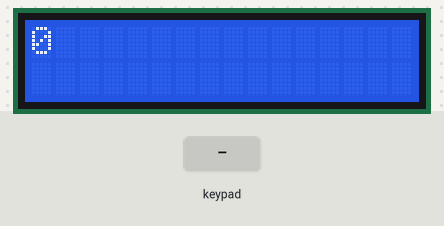
The sketch below on a simulated Arduino Mega 2560, built with avr-gcc and run on an emulated ATmega2560. Parts: 16×2 character LCD. The test bench sets the inputs (shaded band).

Above: at 1.2 s.
1.3 s: keypad keys 2 5 2 4 2 3 2 2 A pressed 0.4 s apart
At 5.4 s:
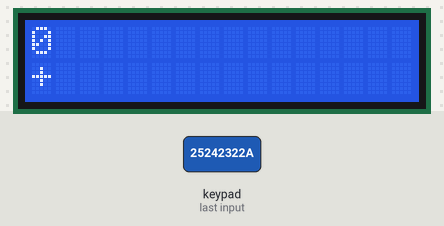
6.4 s: key 'D' pressed
At 6.9 s:
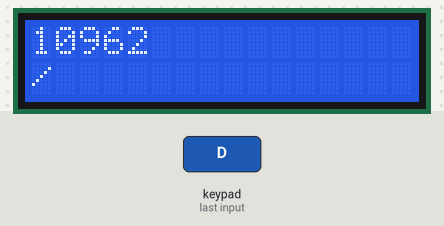
7.9 s: key 'C' pressed
At 8.2 s:
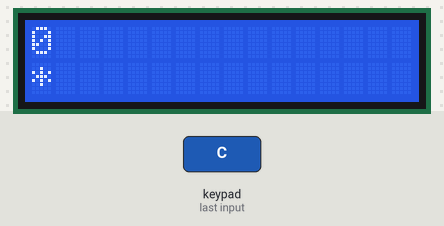
9.4 s: keypad keys 2 5 2 4 2 3 2 2 pressed 0.4 s apart
At 12.5 s:
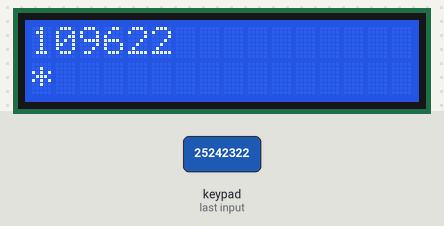
Timing chart, 0 to 14.0 s (numbered marks = the images above; inputs shaded):
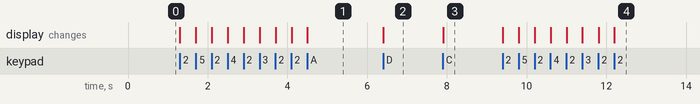

Measured:
- after the input at 1.3 s, the display: first changes at once (image 1 shows a later state)
- after the input at 6.4 s, the display: changes at once (image 2)
- after the input at 7.9 s, the display: changes at once (image 3)
- after the input at 9.4 s, the display: first changes at once (image 4 shows a later state)

The sketch:

EXE3.ino
```cpp
#include <LiquidCrystal.h>
#include <Keypad.h>

const byte ROWS = 4;
const byte COLS = 4;

char keys[ROWS][COLS] = {{'F', 'E', 'D', 'C'},
                         {'B', '3', '6', '9'},
                         {'A', '2', '5', '8'},
                         {'0', '1', '4', '7'}};

byte rowPins[ROWS] = {25, 24, 23, 22};
byte colPins[COLS] = {29, 28, 27, 26};

LiquidCrystal lcd(49, 48, 47, 43, 42, 41);
Keypad keypad = Keypad(makeKeymap(keys), rowPins, colPins, ROWS, COLS);

int temp = 0;
int numa = 0;
int numb = 0;
int nummod = 0;
int mod = 0;
int ans = 0;
int havechar = 0;

void setup()
{

    lcd.begin(16, 2);
    Serial.begin(9600);
}

void loop()
{

    char key = keypad.getKey();

    if (key != NO_KEY)
    {

        if (key == '1')
        {

            temp = 1;
            havechar = 1;
        }
        else if (key == '2')
        {

            temp = 2;
            havechar = 1;
        }
        else if (key == '3')
        {

            temp = 3;
            havechar = 1;
        }
        else if (key == '4')
        {

            temp = 4;
            havechar = 1;
        }
        else if (key == '5')
        {

            temp = 5;
            havechar = 1;
        }
        else if (key == '6')
        {

            temp = 6;
            havechar = 1;
        }
        else if (key == '7')
        {

            temp = 7;
            havechar = 1;
        }
        else if (key == '8')
        {

            temp = 8;
            havechar = 1;
        }
        else if (key == '9')
        {

            temp = 9;
            havechar = 1;
        }
        else if (key == '0')
        {

            temp = 0;
            havechar = 1;
        }

        if (key == 'A')
        {

            mod = 1;

            if (nummod == 0)
            {

                nummod = 1;
            }
            else
            {

                nummod = 0;
            }
            lcd.setCursor(0, 0);
            lcd.print("                ");
        }
        else if (key == 'B')
        {

            mod = 2;

            if (nummod == 0)
            {

                nummod = 1;
            }
            else
            {

                nummod = 0;
            }
            lcd.setCursor(0, 0);
            lcd.print("                ");
        }
        else if (key == 'C')
        {

            mod = 3;

            if (nummod == 0)
            {

                nummod = 1;
            }
            else
            {

                nummod = 0;
            }
            lcd.setCursor(0, 0);
            lcd.print("                ");
        }
        else if (key == 'D')
        {

            mod = 4;

            if (nummod == 0)
            {

                nummod = 1;
            }
            else
            {

                nummod = 0;
            }

            lcd.setCursor(0, 0);
            lcd.print("                ");

        }
        else if (key == 'F')
        {

            if (mod == 1)
            {

                ans = numa + numb;
            }
            else if (mod == 2)
            {

                ans = numa - numb;
            }
            else if (mod == 3)
            {

                ans = numa * numb;
            }
            else if (mod == 4)
            {

                ans = numa / numb;
            }

            lcd.clear();
            lcd.setCursor(0, 0);
            lcd.print(ans);
            delay(3000);
            lcd.clear();

            mod = 0;
            numa = 0;
            numb = 0;
            nummod = 0;
            havechar = 0;
            temp = 0;
        }
    }

    if (havechar == 1)
    {

        if (nummod == 0)
        {

            numa = (numa * 10) + temp;
            temp = 0;
        }
        else if (nummod == 1)
        {

            numb = (numb * 10) + temp;\
            temp = 0;
        }
        havechar = 0;
    }

    if (nummod == 0)
    {

        lcd.setCursor(0, 0);
        lcd.print(numa);

    }
    else if (nummod == 1)
    {

        lcd.setCursor(0, 0);
        lcd.print(numb);
    }

    if (mod == 1)
    {

        lcd.setCursor(0, 1);
        lcd.print("+");
    }
    else if (mod == 2)
    {

        lcd.setCursor(0, 1);
        lcd.print("-");
    }
    else if (mod == 3)
    {

        lcd.setCursor(0, 1);
        lcd.print("*");
    }
    else if (mod == 4)
    {

        lcd.setCursor(0, 1);
        lcd.print("/");
    }
}
```
